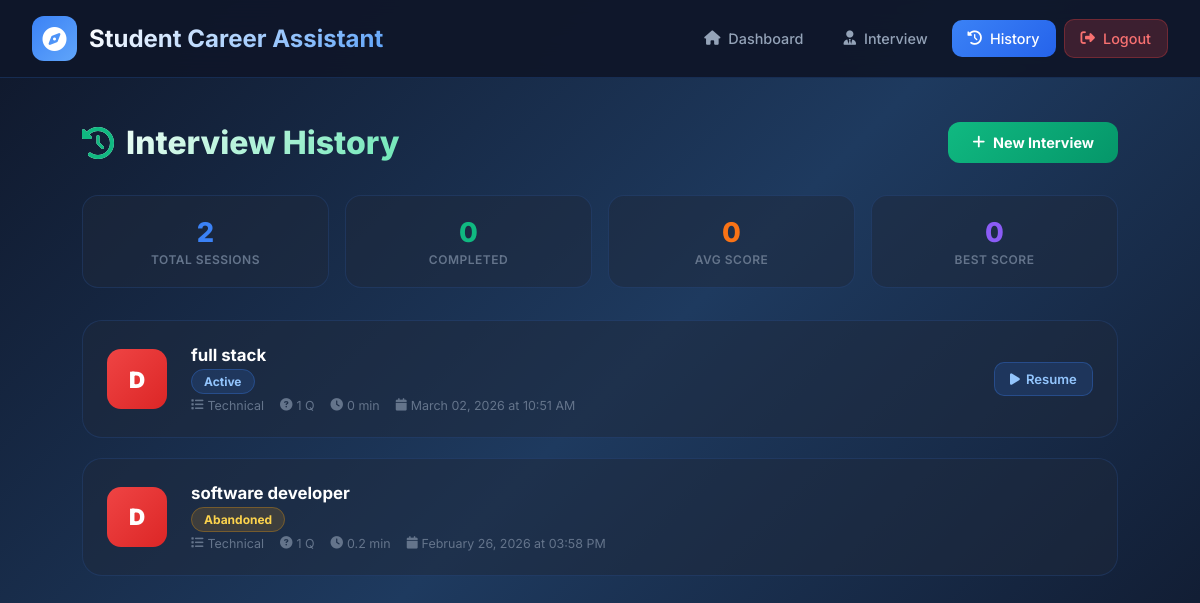
Screenshot of /interview/history (signed in) with the database file from the repository.
### models.py (models this page shows, shortened)
class InterviewSession(db.Model):
    id = db.Column(db.Integer, primary_key=True)
    user_id = db.Column(db.Integer, db.ForeignKey('user.id'), nullable=False)
    job_role = db.Column(db.String(200), nullable=False)
    interview_type = db.Column(db.String(50), nullable=False, default='technical')
    status = db.Column(db.String(20), default='active')
    current_stage = db.Column(db.String(50), default='introduction')
    question_count = db.Column(db.Integer, default=0)
    total_questions = db.Column(db.Integer, default=10)
    overall_score = db.Column(db.Float, default=0.0)         # 0–100
    technical_score = db.Column(db.Float, default=0.0)
    communication_score = db.Column(db.Float, default=0.0)
    confidence_score = db.Column(db.Float, default=0.0)
    final_report = db.Column(db.Text)   # JSON: strengths, weaknesses, suggestions
    created_at = db.Column(db.DateTime, default=datetime.utcnow)
    completed_at = db.Column(db.DateTime)
    user = db.relationship('User', backref='interview_sessions')
    messages = db.relationship('InterviewMessage', backref='session',
                               lazy=True, cascade='all, delete-orphan',
                               order_by='InterviewMessage.created_at')
    def formatted_date(self):
        return self.created_at.strftime("%B %d, %Y at %I:%M %p")
    def duration_minutes(self):
        if self.completed_at:
            return round((self.completed_at - self.created_at).total_seconds() / 60, 1)
        return 0
    def grade(self):
        s = self.overall_score
        if s >= 85: return 'A+'
        elif s >= 75: return 'A'
        elif s >= 65: return 'B+'
        elif s >= 55: return 'B'
        elif s >= 45: return 'C'
        else: return 'D'

### app.py (the view)
@app.route("/interview/history")
def interview_history():
    if "user" not in session:
        return redirect("/login")
    user = User.query.get(session["user"])
    sessions = (InterviewSession.query
                .filter_by(user_id=user.id)
                .order_by(InterviewSession.created_at.desc())
                .all())
    return render_template("interview_history.html", user=user, sessions=sessions)

### app.py (called while the page is built, shortened)
def _init_db():
    global _db_initialised
    if _db_initialised:
        return

@app.before_request
def before_request():
    _init_db()

### templates/interview_history.html (shortened to what this page needs)
<!DOCTYPE html>
<html lang="en">
<head>
    <link rel="stylesheet" href="https://cdnjs.cloudflare.com/ajax/libs/font-awesome/6.4.0/css/all.min.css">
</head>
<body>
<nav class="navbar">
    <div class="nav-content">
        <a href="/dashboard" class="logo">
            <div class="logo-icon"><i class="fas fa-compass"></i></div>
            <span class="logo-text">Student Career Assistant</span>
        </a>
        <div class="nav-links">
            <a href="/dashboard"   class="nav-link"><i class="fas fa-home"></i> Dashboard</a>
            <a href="/interview"   class="nav-link"><i class="fas fa-user-tie"></i> Interview</a>
            <a href="/interview/history" class="nav-link active"><i class="fas fa-history"></i> History</a>
            <a href="/logout"      class="nav-link logout-btn"><i class="fas fa-sign-out-alt"></i> Logout</a>
        </div>
    </div>
</nav>
<div class="main-content">
    <div class="container">
        <div class="page-header">
            <h1><i class="fas fa-history"></i> Interview History</h1>
            <a href="/interview" class="new-btn"><i class="fas fa-plus"></i> New Interview</a>
        </div>
        {% set completed = sessions | selectattr('status','equalto','completed') | list %}
        {% set avg_score = (completed | map(attribute='overall_score') | sum / completed|length) if completed else 0 %}
        <div class="stats-row">
            <div class="stat-mini">
                <div class="val" style="color:#3b82f6">{{ sessions|length }}</div>
                <div class="lbl">Total Sessions</div>
            </div>
            <div class="stat-mini">
                <div class="val" style="color:#10b981">{{ completed|length }}</div>
                <div class="lbl">Completed</div>
            </div>
            <div class="stat-mini">
                <div class="val" style="color:#f97316">{{ "%.0f"|format(avg_score) }}</div>
                <div class="lbl">Avg Score</div>
            </div>
            <div class="stat-mini">
                <div class="val" style="color:#8b5cf6">
                    {% if completed %}
                        {{ "%.0f"|format(completed|map(attribute='overall_score')|max) }}
                    {% else %}0{% endif %}
                </div>
                <div class="lbl">Best Score</div>
            </div>
        </div>
        {% if sessions %}
            {% for s in sessions %}
                {% set g = s.grade() %}
                <div class="session-card">
                    <div class="grade-box
                        {% if g in ['A+','A'] %}grade-a
                        {% elif g in ['B+','B'] %}grade-b
                        {% elif g == 'C' %}grade-c
                        {% else %}grade-d{% endif %}">
                        {{ g }}
                    </div>
                    <div class="session-info">
                        <h3>{{ s.job_role }}</h3>
                        <span class="status-badge status-{{ s.status }}">{{ s.status|title }}</span>
                        <div class="session-meta">
                            <span class="meta-item"><i class="fas fa-list"></i> {{ s.interview_type|title }}</span>
                            <span class="meta-item"><i class="fas fa-question-circle"></i> {{ s.question_count }} Q</span>
                            <span class="meta-item"><i class="fas fa-clock"></i> {{ s.duration_minutes() }} min</span>
                            <span class="meta-item"><i class="fas fa-calendar"></i> {{ s.formatted_date() }}</span>
                        </div>
                    </div>
                    <div class="session-actions">
                        {% if s.status == 'completed' %}
                            <a href="/interview/result/{{ s.id }}" class="act-btn act-report">
                                <i class="fas fa-chart-bar"></i> Report
                            </a>
                        {% elif s.status == 'active' %}
                            <a href="/interview/session/{{ s.id }}" class="act-btn act-resume">
                                <i class="fas fa-play"></i> Resume
                            </a>
                        {% endif %}
                    </div>
                </div>
            {% endfor %}
        {% endif %}
    </div>
</div>
</body>
</html>

### templates/interview_history.html (style rules this page uses)
* { margin: 0; padding: 0; box-sizing: border-box; }
body { font-family: 'Inter', sans-serif; background: linear-gradient(135deg,#0f172a 0%,#1e3a5f 50%,#0f172a 100%); min-height: 100vh; color: #e2e8f0; }
.navbar { background: rgba(15,23,42,.95); backdrop-filter: blur(20px); padding: 1rem 2rem; position: fixed; width: 100%; top: 0; z-index: 1000; border-bottom: 1px solid rgba(59,130,246,.2); }
.nav-content { max-width: 1400px; margin: 0 auto; display: flex; justify-content: space-between; align-items: center; }
.logo { display: flex; align-items: center; gap: 12px; text-decoration: none; }
.logo-icon { width: 45px; height: 45px; background: linear-gradient(135deg,#3b82f6,#60a5fa); border-radius: 12px; display: flex; align-items: center; justify-content: center; font-size: 1.5rem; color: white; }
.logo-text { font-size: 1.5rem; font-weight: 700; background: linear-gradient(135deg,#fff,#60a5fa); -webkit-background-clip: text; -webkit-text-fill-color: transparent; background-clip: text; }
.nav-links { display: flex; gap: .5rem; align-items: center; }
.nav-link { color: #94a3b8; text-decoration: none; padding: .6rem 1rem; border-radius: 10px; transition: all .3s; display: flex; align-items: center; gap: 8px; font-weight: 500; font-size: .9rem; }
.nav-link:hover, .nav-link.active { color: #fff; background: rgba(59,130,246,.2); }
.nav-link.active { background: linear-gradient(135deg,#3b82f6,#2563eb); }
.logout-btn { background: rgba(239,68,68,.2); color: #f87171; border: 1px solid rgba(239,68,68,.3); }
.main-content { padding-top: 90px; }
.container { max-width: 1100px; margin: 0 auto; padding: 2rem; }
.page-header { display: flex; align-items: center; justify-content: space-between; margin-bottom: 2rem; flex-wrap: wrap; gap: 1rem; }
.page-header h1 { font-size: 2rem; font-weight: 800; background: linear-gradient(135deg,#fff,#6ee7b7); -webkit-background-clip: text; -webkit-text-fill-color: transparent; background-clip: text; display: flex; align-items: center; gap: 12px; }
.page-header h1 i { color: #10b981; -webkit-text-fill-color: #10b981; }
.new-btn { display: flex; align-items: center; gap: 8px; background: linear-gradient(135deg,#10b981,#059669); color: white; text-decoration: none; padding: .75rem 1.5rem; border-radius: 12px; font-weight: 700; font-size: .9rem; transition: all .3s; }
.stats-row { display: grid; grid-template-columns: repeat(auto-fit,minmax(160px,1fr)); gap: 1rem; margin-bottom: 2rem; }
.stat-mini { background: rgba(30,41,59,.5); border: 1px solid rgba(59,130,246,.15); border-radius: 16px; padding: 1.25rem; text-align: center; }
.stat-mini .val { font-size: 1.7rem; font-weight: 800; }
.stat-mini .lbl { font-size: .75rem; color: #64748b; font-weight: 600; text-transform: uppercase; letter-spacing: .5px; margin-top: .2rem; }
.session-card { background: rgba(30,41,59,.5); border: 1px solid rgba(59,130,246,.15); border-radius: 20px; padding: 1.5rem; margin-bottom: 1.25rem; transition: all .3s; display: flex; align-items: center; gap: 1.5rem; flex-wrap: wrap; }
.grade-box { width: 60px; height: 60px; border-radius: 14px; display: flex; align-items: center; justify-content: center; font-size: 1.4rem; font-weight: 900; color: white; flex-shrink: 0; }
.grade-d { background: linear-gradient(135deg,#ef4444,#dc2626); }
.session-info { flex: 1; min-width: 200px; }
.session-info h3 { font-size: 1.05rem; font-weight: 700; color: #fff; margin-bottom: .3rem; }
.session-meta { display: flex; gap: 1rem; flex-wrap: wrap; margin-top: .5rem; }
.meta-item { font-size: .78rem; color: #64748b; display: flex; align-items: center; gap: 4px; }
.status-badge { padding: .25rem .75rem; border-radius: 20px; font-size: .75rem; font-weight: 700; }
.status-abandoned { background: rgba(245,158,11,.15); color: #fcd34d; border: 1px solid rgba(245,158,11,.3); }
.status-active { background: rgba(59,130,246,.15); color: #93c5fd; border: 1px solid rgba(59,130,246,.3); }
.session-actions { display: flex; gap: .6rem; flex-shrink: 0; }
.act-btn { padding: .5rem .95rem; border-radius: 10px; font-size: .82rem; font-weight: 600; text-decoration: none; transition: all .3s; display: flex; align-items: center; gap: 6px; }
.act-resume { background: rgba(59,130,246,.15); color: #93c5fd; border: 1px solid rgba(59,130,246,.3); }

### rows the page displays
InterviewSession: g "D", job_role "full stack", status "Active", interview_type "Technical", question_count "1", duration_minutes "0", formatted_date "March 02, 2026 at 10:51 AM"
InterviewSession: g "D", job_role "software developer", status "Abandoned", interview_type "Technical", question_count "1", duration_minutes "0.2", formatted_date "February 26, 2026 at 03:58 PM"

### other values shown
{{ sessions|length }} "2"
{{ completed|length }} "0"
{{ "%.0f"|format(avg_score) }} "0"
